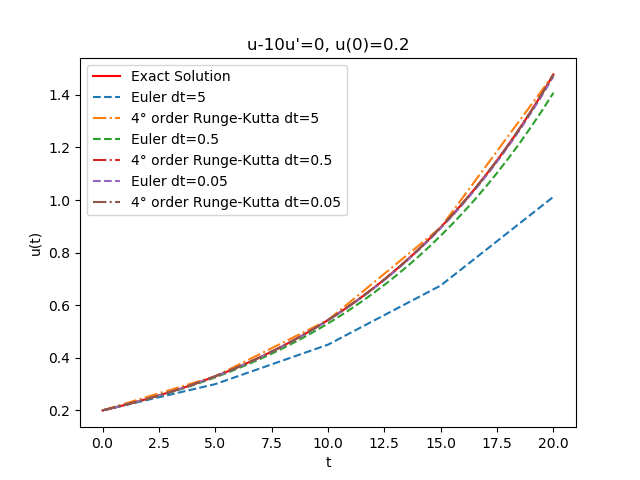

The Python source for this figure:
"""This exercise aims to solve the ODE problem u - 10u' = 0  u(0)= 0.2 in [0,20]"""
import numpy as np
import matplotlib.pyplot as plt

#Exact solution
def exact_u(t):
    return 0.2*np.exp(0.1*t)

#u'=f(u,t) as a class
class f:
    def __init__(self):
        pass
    
    def __call__(self,u,t):
        return 0.1*u

#Superclass with every particular method as a subclass
class ODESolver:
    """
    Superclass for numerical methods solving scalar and vector ODEs
      du/dt = f(u, t)
    Attributes:
    t: array of time values
    u: array of solution values (at time points t)
    k: step number of the most recently computed solution
    f: callable object implementing f(u, t)
    """
    def __init__(self, f):
        if not callable(f):
            raise TypeError('f is %s, not a function' % type(f))
        # For ODE systems, f will often return a list, but
        # arithmetic operations with f in numerical methods
        # require that f is an array. Let self.f be a function
        # that first calls f(u,t) and then ensures that the
        # result is an array of floats.
        self.f = lambda u, t: np.asarray(f(u, t), float)

    def advance(self):
        """Advance solution one time step."""
        raise NotImplementedError

    def set_initial_condition(self, U0):
        if isinstance(U0, (float,int)):  # scalar ODE
            self.neq = 1
            U0 = float(U0)
        else:                            # system of ODEs
            U0 = np.asarray(U0)          # (assume U0 is sequence)
            self.neq = U0.size
        self.U0 = U0

        # Check that f returns correct length:
        try:
            f0 = self.f(self.U0, 0)
        except IndexError:
            raise IndexError('Index of u out of bounds in f(u,t) func. Legal indices are %s' % (str(range(self.neq))))
        if f0.size != self.neq:
            raise ValueError('f(u,t) returns %d components, while u has %d components' % (f0.size, self.neq))

    def solve(self, time_points, terminate=None):
        """
        Compute solution u for t values in the list/array
        time_points, as long as terminate(u,t,step_no) is False.
        terminate(u,t,step_no) is a user-given function
        returning True or False. By default, a terminate
        function which always returns False is used.
        """
        if terminate is None:
            terminate = lambda u, t, step_no: False

        if isinstance(time_points, (float,int)):
            raise TypeError('solve: time_points is not a sequence')
        self.t = np.asarray(time_points)
        if self.t.size <= 1:
            raise ValueError('ODESolver.solve requires time_points array with at least 2 time points')

        n = self.t.size
        if self.neq == 1:  # scalar ODEs
            self.u = np.zeros(n)
        else:              # systems of ODEs
            self.u = np.zeros((n,self.neq))

        # Assume that self.t[0] corresponds to self.U0
        self.u[0] = self.U0

        # Time loop
        for k in range(n-1):
            self.k = k
            self.u[k+1] = self.advance()
            if terminate(self.u, self.t, self.k+1):
                break  # terminate loop over k
        return self.u[:k+2], self.t[:k+2]


class ForwardEuler(ODESolver):
    def advance(self):
        u, f, k, t = self.u, self.f, self.k, self.t
        dt = t[k+1] - t[k]
        u_new = u[k] + dt*f(u[k], t[k])
        return u_new

class RungeKutta4(ODESolver):
    def advance(self):
        u, f, k, t = self.u, self.f, self.k, self.t
        dt = t[k+1] - t[k]
        dt2 = dt/2.0
        K1 = dt*f(u[k], t[k])
        K2 = dt*f(u[k] + 0.5*K1, t[k] + dt2)
        K3 = dt*f(u[k] + 0.5*K2, t[k] + dt2)
        K4 = dt*f(u[k] + K3, t[k] + dt)
        u_new = u[k] + (1/6.0)*(K1 + 2*K2 + 2*K3 + K4)
        return u_new



#Parameters
T=20
U0=0.2

#Plot exact solution
tgrid=np.linspace(0,T,2001)
uexact=exact_u(tgrid)
plt.plot(tgrid, uexact, "r-", label="Exact Solution")


#Numerical calculations and plots
nlist=[4,40,400]
f_init=f()
fEuler=ForwardEuler(f=f_init)
fEuler.set_initial_condition(U0=U0)
rk4=RungeKutta4(f=f_init)
rk4.set_initial_condition(U0=U0)
for n in nlist:
    tpoints=np.linspace(0,T,n+1)
    sol, t = fEuler.solve(tpoints)
    plt.plot(t, sol, "--", label="Euler dt=%g"%(t[1]-t[0]))
    sol, t = rk4.solve(tpoints)
    plt.plot(t, sol, "-.", label="4° order Runge-Kutta dt=%g"%(t[1]-t[0]))


plt.legend()
plt.title("u-10u'=0, u(0)=0.2")
plt.xlabel("t")
plt.ylabel("u(t)")
plt.savefig("ejE3.png")

#Save to file (only last solution)
with open("ejE3.out","w") as outfile:
    outfile.write("Numerical Solution to u-10u'=0, u(0)=0.2 \n")
    outfile.write(" t    u(t)\n")
    for i in range(len(t)):
        outfile.write("%5.2f  %7.4f\n"%(t[i], sol[i]))
